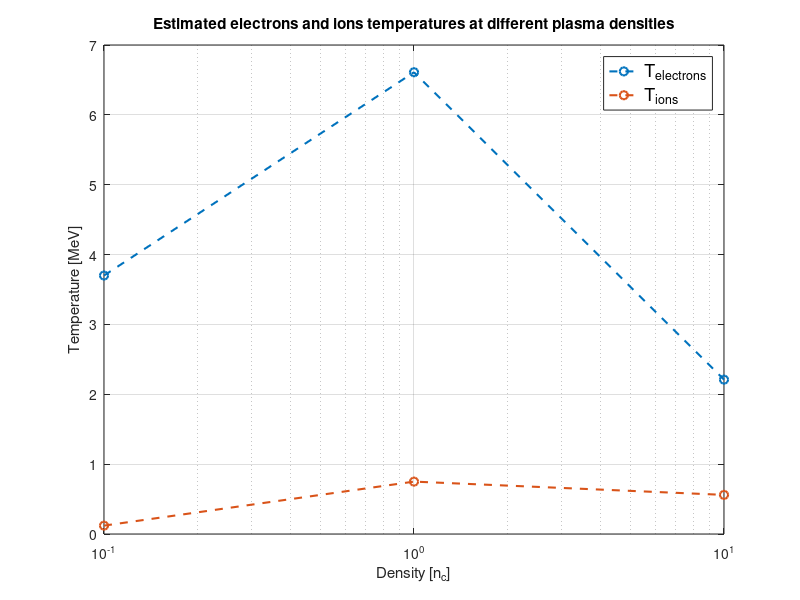

Write the MATLAB code that produced this figure.

 n = [0.1 1 10]

T_ele = [3.7, 6.61, 2.21]
T_ion = [0.12, 0.75, 0.56]
E_ele = [0, 2.68, 17.51, 30.76, 22.52, 20.49]

figure
plot(n, T_ele, 'o--', 'LineWidth', 1.5)
hold on
plot(n, T_ion, 'o--', 'LineWidth', 1.5)
ylabel('Temperature [MeV]')
xlabel('Density [n_c]')
set(gca, 'XScale', 'log') 
title('Estimated electrons and ions temperatures at different plasma densities')
grid on
lgd = legend('T_{electrons}', 'T_{ions}') 
set(lgd, 'FontSize', 13);           % imposta la dimensione del font
